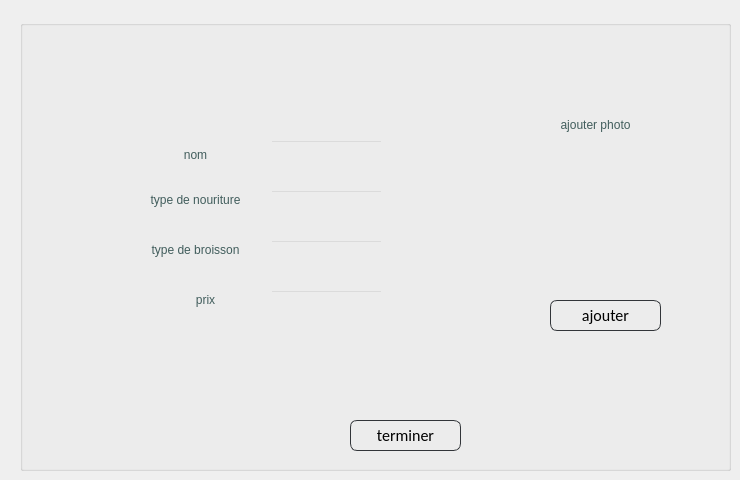
        <widget class="QWidget" name="tab_20">
         <attribute name="title">
          <string>ajouter</string>
         </attribute>
         <widget class="QGroupBox" name="groupBox_18">
          <property name="geometry">
           <rect>
            <x>20</x>
            <y>20</y>
            <width>711</width>
            <height>451</height>
           </rect>
          </property>
          <property name="styleSheet">
           <string notr="true">background:transparent;</string>
          </property>
          <property name="title">
           <string/>
          </property>
          <widget class="QLabel" name="label_98">
           <property name="geometry">
            <rect>
             <x>110</x>
             <y>120</y>
             <width>131</width>
             <height>31</height>
            </rect>
           </property>
           <property name="toolTip">
            <string>&lt;html&gt;&lt;head/&gt;&lt;body&gt;&lt;p align=&quot;center&quot;&gt;nom&lt;/p&gt;&lt;/body&gt;&lt;/html&gt;</string>
           </property>
           <property name="styleSheet">
            <string notr="true">color:rgb(65, 93, 92);

font: 13pt &quot;Allura&quot;;
background: transparent;
</string>
           </property>
           <property name="text">
            <string>&lt;html&gt;&lt;head/&gt;&lt;body&gt;&lt;p align=&quot;center&quot;&gt;nom&lt;/p&gt;&lt;/body&gt;&lt;/html&gt;</string>
           </property>
          </widget>
          <widget class="QLabel" name="label_99">
           <property name="geometry">
            <rect>
             <x>140</x>
             <y>260</y>
             <width>91</width>
             <height>41</height>
            </rect>
           </property>
           <property name="toolTip">
            <string>&lt;html&gt;&lt;head/&gt;&lt;body&gt;&lt;p align=&quot;center&quot;&gt;nom&lt;/p&gt;&lt;/body&gt;&lt;/html&gt;</string>
           </property>
           <property name="styleSheet">
            <string notr="true">color:rgb(65, 93, 92);

font: 13pt &quot;Allura&quot;;
background: transparent;
</string>
           </property>
           <property name="text">
            <string>&lt;html&gt;&lt;head/&gt;&lt;body&gt;&lt;p align=&quot;center&quot;&gt;prix&lt;/p&gt;&lt;/body&gt;&lt;/html&gt;</string>
           </property>
          </widget>
          <widget class="QLabel" name="label_100">
           <property name="geometry">
            <rect>
             <x>100</x>
             <y>160</y>
             <width>151</width>
             <height>41</height>
            </rect>
           </property>
           <property name="toolTip">
            <string>&lt;html&gt;&lt;head/&gt;&lt;body&gt;&lt;p align=&quot;center&quot;&gt;nom&lt;/p&gt;&lt;/body&gt;&lt;/html&gt;</string>
           </property>
           <property name="styleSheet">
            <string notr="true">color:rgb(65, 93, 92);

font: 13pt &quot;Allura&quot;;
background: transparent;
</string>
           </property>
           <property name="text">
            <string>&lt;html&gt;&lt;head/&gt;&lt;body&gt;&lt;p align=&quot;center&quot;&gt;type de nouriture&lt;/p&gt;&lt;/body&gt;&lt;/html&gt;</string>
           </property>
          </widget>
          <widget class="QLabel" name="label_101">
           <property name="geometry">
            <rect>
             <x>100</x>
             <y>210</y>
             <width>151</width>
             <height>41</height>
            </rect>
           </property>
           <property name="toolTip">
            <string>&lt;html&gt;&lt;head/&gt;&lt;body&gt;&lt;p align=&quot;center&quot;&gt;nom&lt;/p&gt;&lt;/body&gt;&lt;/html&gt;</string>
           </property>
           <property name="styleSheet">
            <string notr="true">color:rgb(65, 93, 92);

font: 13pt &quot;Allura&quot;;
background: transparent;
</string>
           </property>
           <property name="text">
            <string>&lt;html&gt;&lt;head/&gt;&lt;body&gt;&lt;p align=&quot;center&quot;&gt;type de broisson&lt;/p&gt;&lt;/body&gt;&lt;/html&gt;</string>
           </property>
          </widget>
          <widget class="QLabel" name="label_102">
           <property name="geometry">
            <rect>
             <x>510</x>
             <y>90</y>
             <width>131</width>
             <height>31</height>
            </rect>
           </property>
           <property name="toolTip">
            <string>&lt;html&gt;&lt;head/&gt;&lt;body&gt;&lt;p align=&quot;center&quot;&gt;nom&lt;/p&gt;&lt;/body&gt;&lt;/html&gt;</string>
           </property>
           <property name="styleSheet">
            <string notr="true">color:rgb(65, 93, 92);

font: 13pt &quot;Allura&quot;;
background: transparent;
</string>
           </property>
           <property name="text">
            <string>&lt;html&gt;&lt;head/&gt;&lt;body&gt;&lt;p align=&quot;center&quot;&gt;ajouter photo&lt;/p&gt;&lt;/body&gt;&lt;/html&gt;</string>
           </property>
          </widget>
          <widget class="QLabel" name="label_103">
           <property name="geometry">
            <rect>
             <x>470</x>
             <y>130</y>
             <width>191</width>
             <height>161</height>
            </rect>
           </property>
           <property name="styleSheet">
            <string notr="true"/>
           </property>
           <property name="text">
            <string/>
           </property>
          </widget>
          <widget class="QPushButton" name="ajoutImage_12">
           <property name="geometry">
            <rect>
             <x>530</x>
             <y>280</y>
             <width>111</width>
             <height>31</height>
            </rect>
           </property>
           <property name="styleSheet">
            <string notr="true">
QPushButton
{
	background: transparent;
	border-style:solid;
	border-radius:7px;
	border-width:1px;
border-color: rgb(50, 53, 57);
	color:rgb(0,0,0);
	font-size:16px;
font-family:Calibri;
}

QPushButton:hover
{
	background-color: #00000000;
	border-color: rgb(30, 227, 0);
	/*color:rgb(30, 227, 0);*/
}

QPushButton:focus
{
	background-color:  rgb(30, 227, 0);
	border-color: rgba(30, 227, 0,0);
	color:rgb(255, 255, 255);
}
</string>
           </property>
           <property name="text">
            <string>ajouter</string>
           </property>
          </widget>
          <widget class="QPushButton" name="ajoutSalle_12">
           <property name="geometry">
            <rect>
             <x>330</x>
             <y>400</y>
             <width>111</width>
             <height>31</height>
            </rect>
           </property>
           <property name="styleSheet">
            <string notr="true">
QPushButton
{
	background: transparent;
	border-style:solid;
	border-radius:7px;
	border-width:1px;
border-color: rgb(50, 53, 57);
	color:rgb(0,0,0);
	font-size:16px;
font-family:Calibri;
}

QPushButton:hover
{
	background-color: #00000000;
	border-color: rgb(30, 227, 0);
	/*color:rgb(30, 227, 0);*/
}

QPushButton:focus
{
	background-color:  rgb(30, 227, 0);
	border-color: rgba(30, 227, 0,0);
	color:rgb(255, 255, 255);
}
</string>
           </property>
           <property name="text">
            <string>terminer</string>
           </property>
          </widget>
          <widget class="QLineEdit" name="lineEdit_50">
           <property name="geometry">
            <rect>
             <x>250</x>
             <y>120</y>
             <width>113</width>
             <height>24</height>
            </rect>
           </property>
          </widget>
          <widget class="QLineEdit" name="lineEdit_51">
           <property name="geometry">
            <rect>
             <x>250</x>
             <y>170</y>
             <width>113</width>
             <height>24</height>
            </rect>
           </property>
          </widget>
          <widget class="QLineEdit" name="lineEdit_52">
           <property name="geometry">
            <rect>
             <x>250</x>
             <y>220</y>
             <width>113</width>
             <height>24</height>
            </rect>
           </property>
          </widget>
          <widget class="QLineEdit" name="lineEdit_53">
           <property name="geometry">
            <rect>
             <x>250</x>
             <y>270</y>
             <width>113</width>
             <height>24</height>
            </rect>
           </property>
          </widget>
          <zorder>label_98</zorder>
          <zorder>label_99</zorder>
          <zorder>label_100</zorder>
          <zorder>label_101</zorder>
          <zorder>label_102</zorder>
          <zorder>label_103</zorder>
          <zorder>ajoutImage_12</zorder>
          <zorder>lineEdit_50</zorder>
          <zorder>lineEdit_51</zorder>
          <zorder>lineEdit_52</zorder>
          <zorder>lineEdit_53</zorder>
          <zorder>ajoutSalle_12</zorder>
         </widget>
        </widget>
